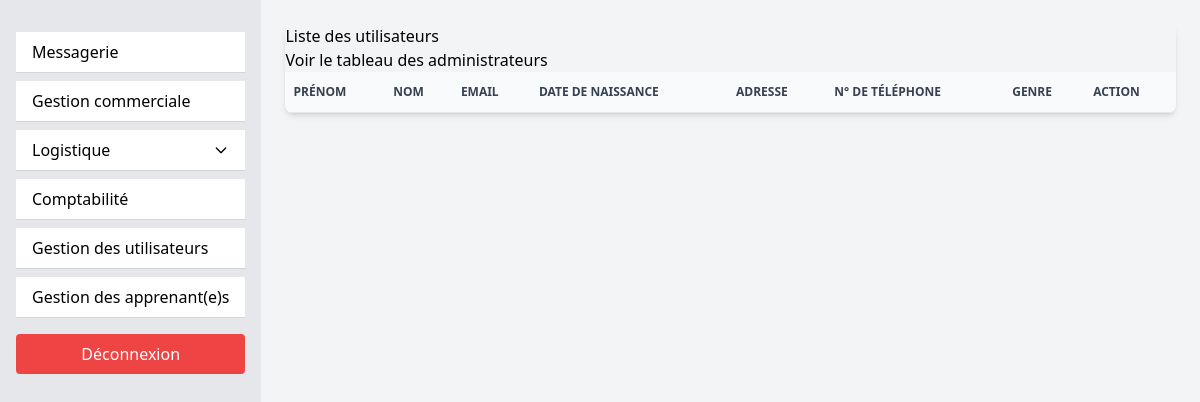
Before: /back_office/userlist.php with the older database file.
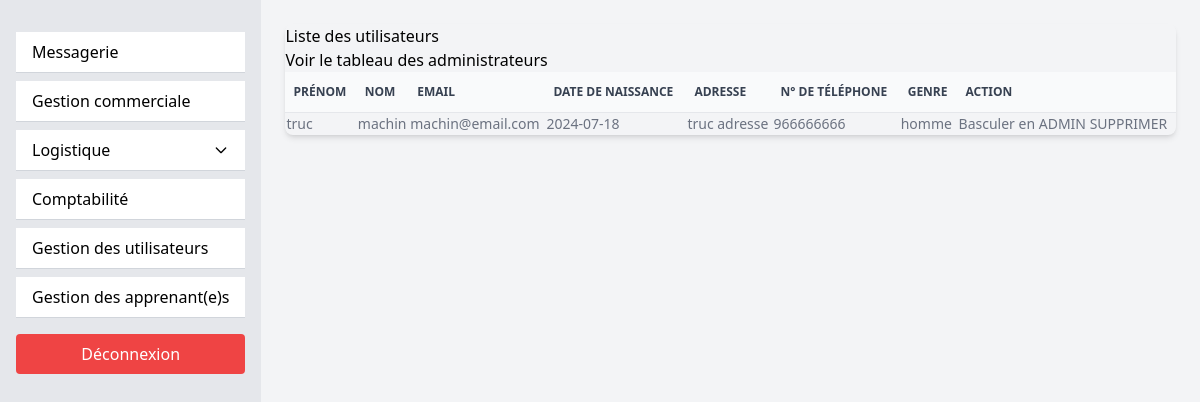
After: the same page with the newer database file.
### tables this page shows
CREATE TABLE `users` (
  `id` int NOT NULL,
  `first_name` varchar(255) NOT NULL,
  `last_name` varchar(255) NOT NULL,
  `password` varchar(255) NOT NULL,
  `birth_date` date NOT NULL,
  `adress` varchar(255) NOT NULL,
  `phone_number` int NOT NULL,
  `email` varchar(255) NOT NULL,
  `genre` varchar(255) NOT NULL,
  `role` varchar(255) NOT NULL DEFAULT 'utilisateur'
);

### src/back_office/userlist.php (the view, shortened to what this page needs)
<?php
require_once("../connect.php");
$sql = "SELECT * FROM `users`";
$query = $db->prepare($sql);
$query->execute();
$users = $query->fetchAll(PDO::FETCH_ASSOC);
?>
<!doctype html>
<html lang="fr">
<head>
  <link rel="stylesheet" href="../styles/output.css">
  <link rel="stylesheet" href="../styles/reset.css">
</head>
<body class="flex min-h-screen bg-gray-100">
  <?php include('navback.php'); ?>
  <div class="flex-1 p-6">
    <div id="liste_produit" class="relative overflow-x-auto shadow-md sm:rounded-lg">
      <h1>Liste des utilisateurs</h1>
      <a href="adminList.php">Voir le tableau des administrateurs</a>
      <table class="w-full text-sm text-left rtl:text-right text-gray-500">
        <thead class="text-xs text-gray-700 uppercase bg-gray-50 border-b">
          <tr>
            <th scope="col" class="px-2 py-3">Prénom</th>
            <th scope="col" class="px-2 py-3">Nom</th>
            <th scope="col" class="px-2 py-3">Email</th>
            <th scope="col" class="px-2 py-3">Date de naissance</th>
            <th scope="col" class="px-2 py-3">Adresse</th>
            <th scope="col" class="px-2 py-3">N° de téléphone</th>
            <th scope="col" class="px-2 py-3">Genre</th>
            <th scope="col" class="px-2 py-3">Action</th>
          </tr>
        </thead>
        <tbody>
          <?php foreach ($users as $user): ?>
            <tr>
              <td><?=$user["first_name"]?></td>
              <td><?=$user["last_name"]?></td>
              <td><?=$user["email"]?></td>
              <td><?=$user["birth_date"]?></td>
              <td><?=$user["adress"]?></td>
              <td><?=$user["phone_number"]?></td>
              <td><?=$user["genre"]?></td>
              <td>
                <a href="#" onclick="confirmAdminTransfer(<?= $user['id'] ?>)">Basculer en ADMIN</a>
                <a href="deleteUser.php?id=<?= $user['id']?>">SUPPRIMER</a>
              </td>
            </tr>
          <?php endforeach; ?>
        </tbody>
      </table>
    </div>
  </div>
</body>
</html>

Changed rows visible on the page:
added users: first_name "truc", last_name "machin", email "machin@email.com", birth_date "2024-07-18", adress "truc adresse", phone_number "966666666", genre "homme"
